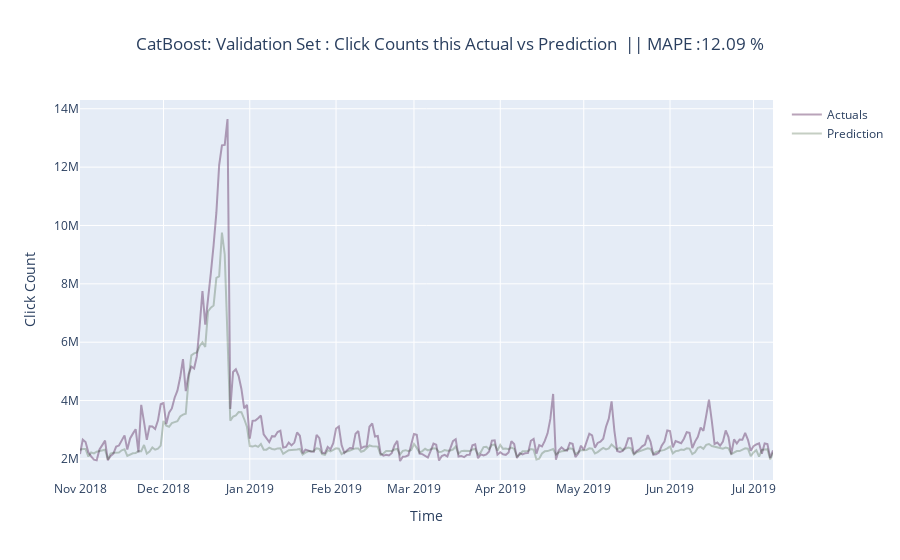

The cell this chart's notebook holds for it:
### Code cell
# Model 1 CatBoost
catboost = create_model('catboost',round = 2)
tuned_catboost = tune_model(catboost, n_iter = 30, optimize = 'MAE')
test_predictions = predict_model(tuned_catboost, data=test)
test_predictions.rename({"Label":'Prediction'}, axis=1, inplace=True)
plot_ts(df=test_predictions, pred='Prediction', model='CatBoost: Validation Set')

### Figure 1 — Plotly figure (JSON) as saved in the notebook; plotly's stock layout.template omitted (floating-point values rounded to 4 significant figures; data arrays with more than 128 entries replaced by an {"elided": "..."} marker saying what was removed)
{"data": [{"marker": {"color": "rgba(80, 26, 80, 0.8)"}, "mode": "lines", "name": "Actuals", "opacity": 0.5, "text": {"elided": "250 int values"}, "type": "scatter", "x": {"elided": "250 str values"}, "y": {"elided": "250 int values"}}, {"marker": {"color": "rgba(16, 50, 6, 0.8)"}, "mode": "lines", "name": "Prediction", "opacity": 0.3, "text": {"elided": "250 float values"}, "type": "scatter", "x": {"elided": "250 str values"}, "y": {"elided": "250 float values"}}], "layout": {"autosize": true, "title": {"text": "CatBoost: Validation Set : Click Counts this Actual vs Prediction  || MAPE :12.09 % ", "x": 0.5}, "xaxis": {"autorange": true, "range": ["2018-11-01", "2019-07-08"], "ticklen": 5, "title": {"text": "Time"}, "type": "date", "zeroline": false}, "yaxis": {"autorange": true, "range": [1278000.0, 14300000.0], "ticklen": 5, "title": {"text": "Click Count"}, "type": "linear", "zeroline": false}}}
